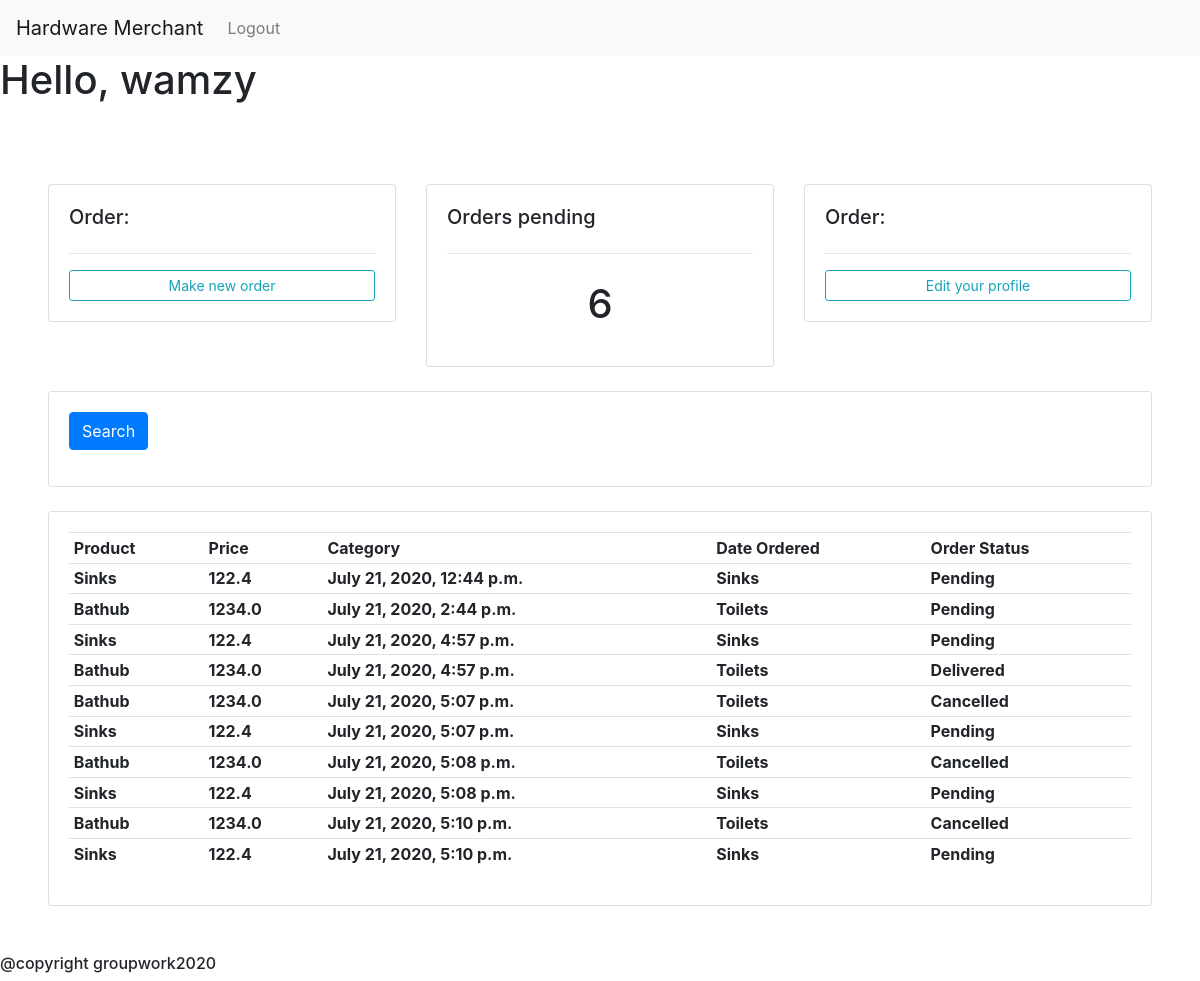
Page /user/ (signed in) on the earlier database version.
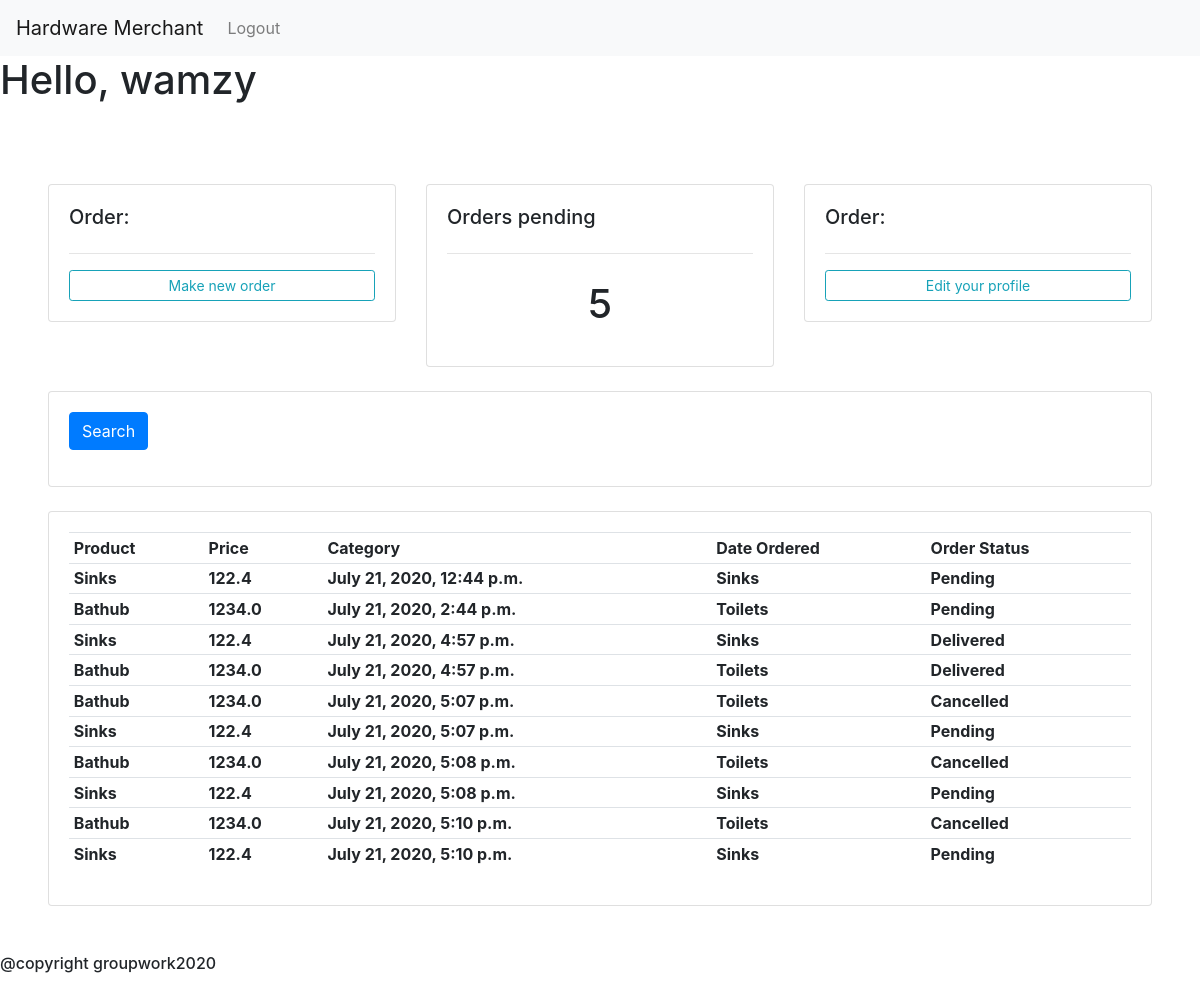
Same page on the later database version.
### main/models.py (models this page shows, shortened)
class Order(models.Model):
    STATUS =(
                ('Pending', 'Pending'),
                ('Cancelled', 'Cancelled'),
                ('Delivered', 'Delivered'),
            )
    customer = models.ForeignKey(Customer, null=True, on_delete = models.SET_NULL)
    product =models.ForeignKey(Product, null=True, on_delete = models.SET_NULL)
    status =models.CharField(max_length=200, null=True, choices=STATUS)
    date_created=models.DateTimeField(auto_now_add=True,  null=True)
    def __str__(self):
        return self.status

class Product(models.Model):
    CATEGORY = (
                    ('Sinks', 'Sinks'),
                    ('Pipes', 'Pipes'),
                    ('Toilets', 'Toilets'),
                )
    name=models.CharField(max_length=200, null=True)
    price=models.FloatField(max_length=200, null=True)
    category=models.CharField(max_length=200, null=True,choices=CATEGORY)
    description=models.CharField(max_length=200, null=True, blank=True)
    date_created=models.DateTimeField(auto_now_add=True,  null=True)
    image_url = models.CharField(max_length=200, null=True,default='https://upload.wikimedia.org/wikipedia/commons/8/89/Portrait_Placeholder.png' )
    stock_number = models.IntegerField(null=True, default=0)

### main/decorators.py (the view)
		def wrapper_func(request, *args, **kwargs):
			group = None
			if request.user.groups.exists():
				group = request.user.groups.all()[0].name
			if group in allowed_roles:
				return view_func(request, *args, **kwargs)
			else:
				return HttpResponse('You are not authorized to view this page')

### main/views.py (called while the page is built)
@login_required(login_url='login')
@allowed_users(allowed_roles=['customer'])
def userPage(request):
    orders = request.user.customer.order_set.all()
    total_orders = orders.count()
    delivered = orders.filter(status='Delivered').count()
    pending = orders.filter(status='Pending').count()
    print('ORDERS:', orders)
    context = {'orders': orders, 'total_orders': total_orders,
               'delivered': delivered, 'pending': pending}
    return render(request, 'main/user.html', context)

### main/templates/main/user.html
{% extends 'main/base.html' %}
{% block content%}
	<br>
<div style="margin: 1%; padding: 3%">
<div class="row" >
	<div class="col-md">
		<div class="card card-body">
			<h5>Order:</h5>
			<hr>
			<a class="btn btn-outline-info  btn-sm btn-block" href="">Make new order</a>
		</div>
	</div>
	<div class="col-md">
		<div class="card card-body">
			<h5>Orders pending</h5>
			<hr>
			<h1 style="text-align: center;padding: 10px">{{ pending }}</h1>
		</div>
	</div>
    	<div class="col-md">
		<div class="card card-body">
			<h5>Order:</h5>
			<hr>
			<a class="btn btn-outline-info  btn-sm btn-block" href="">Edit your profile</a>
		</div>
	</div>
</div>
<br>
<div class="row">
	<div class="col">
		<div class="card card-body">
			<form method="get">
		    <button class="btn btn-primary" type="submit">Search</button>
		  </form>
		</div>
	</div>
</div>
<br>
      <div class="row">
        <div class="col-md">
            <div class="card card-body">
                <table class="table table-sm">
                    <tr>
                        <th>Product</th>
                        <th>Price</th>
                        <th>Category</th>
                        <th>Date Ordered</th>
                        <th>Order Status</th>
                    </tr>
                      {% for order in orders %}
                    <tr>
                        <th>  {{order.product.name}}</th>
                        <th>  {{order.product.price}}</th>
                        <th>  {{order.date_created}}</th>
                        <th>  {{order.product.category}}</th>
                        <th>  {{order.status}}</th>
                    </tr>
                    {% endfor %}
                </table>
            </div>
        </div>
    </div>
</div>
{% endblock %}

Differences in the rows shown:
changed Order (number 3 of 10 on the later page): status "Pending" → "Delivered"
Other differences:
{{ pending }}: "6" → "5"
